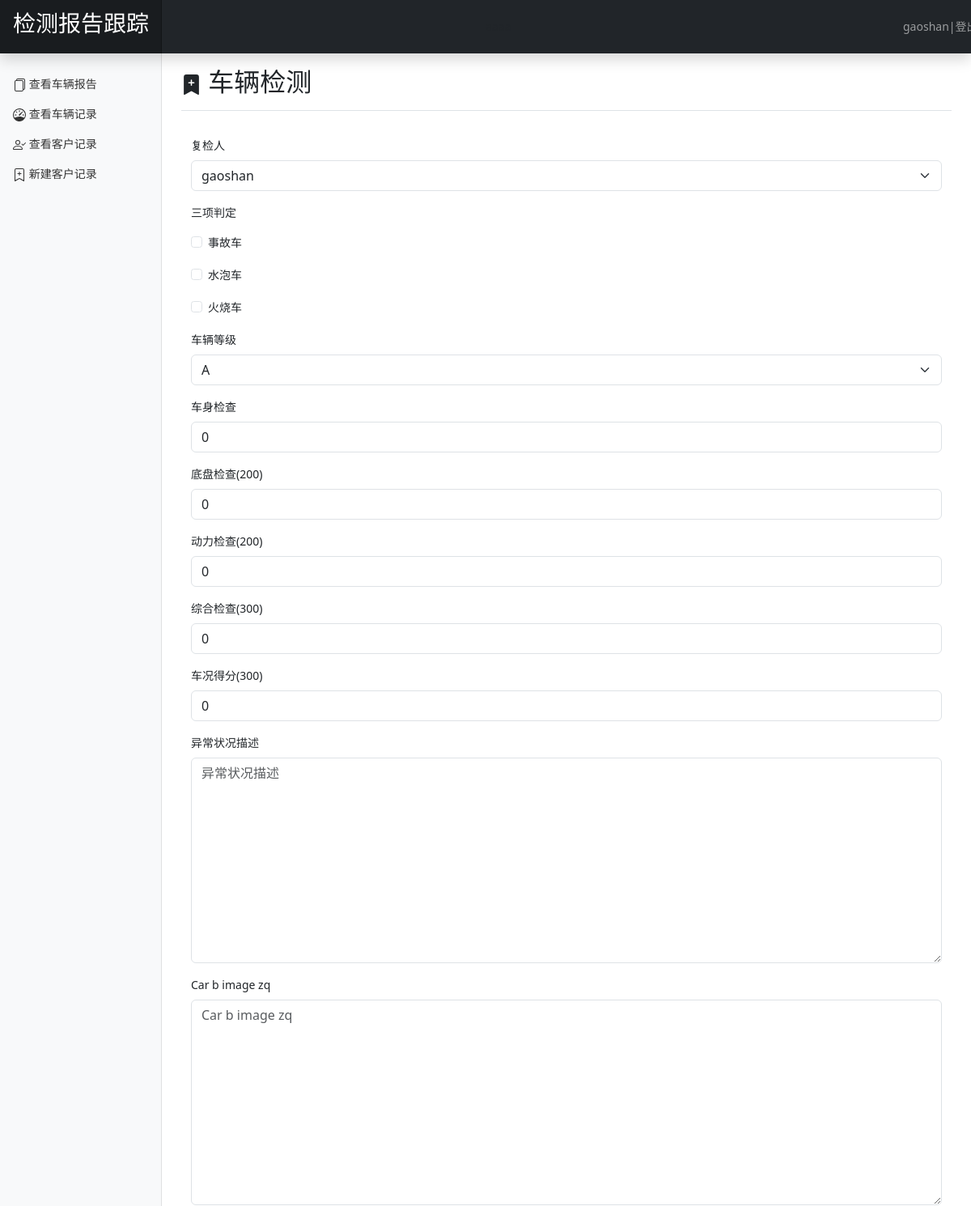
The page /report2_redit/21 (signed in, upper part) on the database as committed earlier.
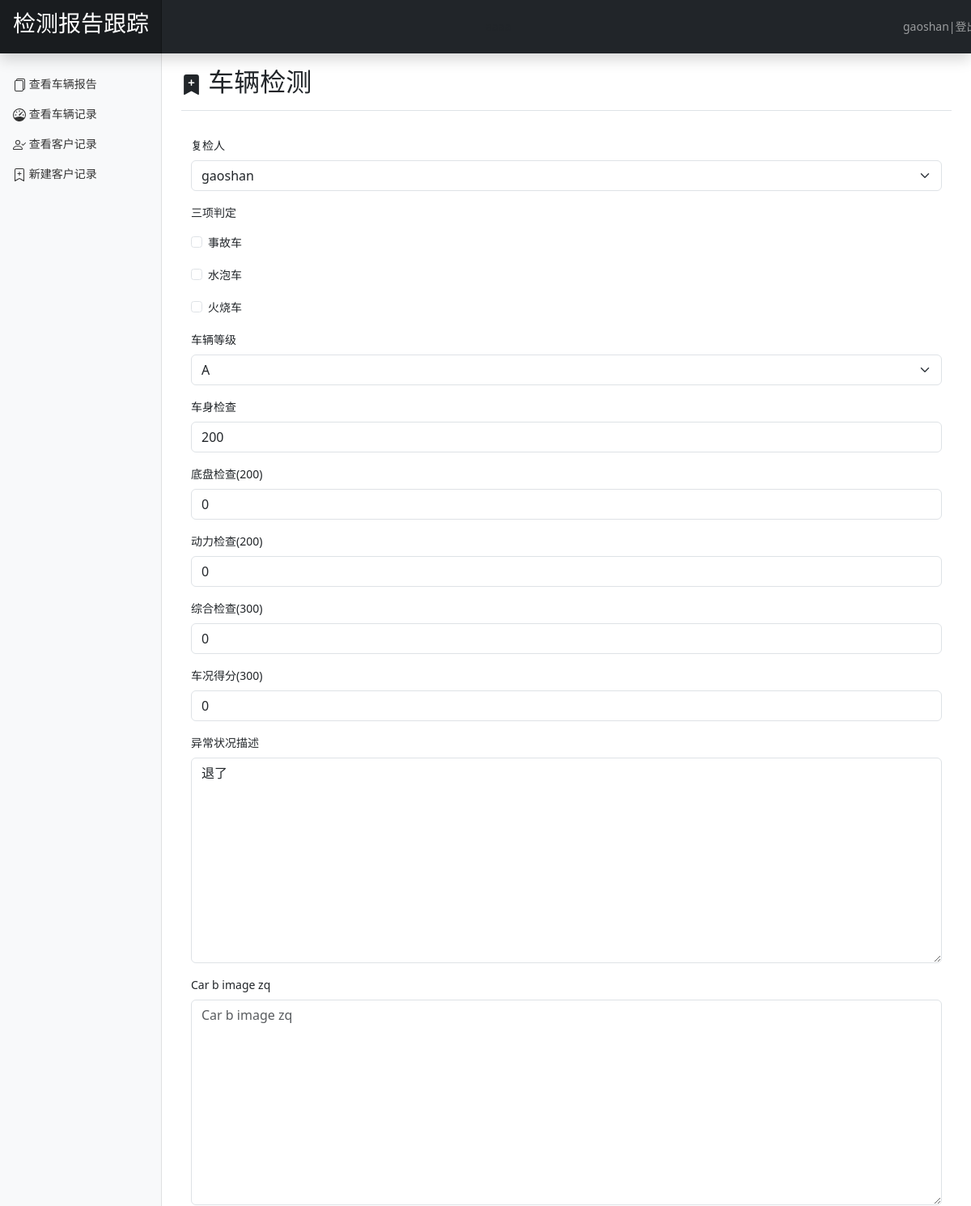
The same page on the database as committed later.
### report_OA/models.py (models this page shows, shortened)
class ReportsContent2(models.Model):
    id = models.BigAutoField(primary_key=True)
    car_level_c=(('A','A'),('B','B'),('C','C'),('D','D'),('E','E'),('F','F'),('G','G'),('H','H'))
    report_m = models.OneToOneField(ReportsContent, on_delete=models.CASCADE, null=True,related_name='report2')
    second_checker = models.ForeignKey(User,on_delete=models.SET_NULL,related_name="second_check_report",null=True,verbose_name='复检人')
    accident_car=models.BooleanField('事故车',default=0)
    water_car = models.BooleanField('水泡车',default=0)
    fire_car=models.BooleanField('火烧车',default=0)
    car_level=models.CharField('车辆等级',max_length=10,choices=car_level_c,default='A')
    car_body_score=models.IntegerField('车身检查',default=0)
    car_chassis_score=models.IntegerField('底盘检查(200)',default=0)
    car_power_score=models.IntegerField('动力检查(200)',default=0)
    car_com_score=models.IntegerField('综合检查(300)',default=0)
    car_score = models.IntegerField('车况得分(300)',default=0)
    car_u_c_describe=models.TextField('异常状况描述',max_length=1000,default='')
    car_b_image_zq=AjaxImageField('左前45',blank=True,max_height=600,max_width=800,crop=True)
    car_b_image_yh = AjaxImageField('右后45', blank=True,max_height=600,max_width=800,crop=True)
    car_b_image_zqzy = AjaxImageField('左前座椅', blank=True,max_height=600,max_width=800,crop=True)
    car_b_image_yhzy = AjaxImageField('右后座椅', blank=True,max_height=600,max_width=800,crop=True)
    car_b_engcab = AjaxImageField('发动机仓', blank=True, max_height=600, max_width=800, crop=True)
    car_b_rcab = AjaxImageField('后备箱', blank=True, max_height=600, max_width=800, crop=True)
    car_b_dashboard = AjaxImageField('仪表盘', blank=True, max_height=600, max_width=800, crop=True)
    car_b_ccontrol = AjaxImageField('中控台', blank=True, max_height=600, max_width=800, crop=True)
    car_b_np = AjaxImageField('车辆名牌', blank=True, max_height=600, max_width=800, crop=True)
    car_b_dm = AjaxImageField('车辆代码', blank=True, max_height=600, max_width=800, crop=True)

### report_OA/views.py (the view)
# urls.py: path('report2_redit/<int:report_id>', views.report2_redit, name='report2_redit'),
@login_required(login_url='/account/login')
@permission_required('report_OA.change_reportscontent2',login_url='/account/login')
def report2_redit(request,report_id):
    report = ReportsContent.objects.get(id=report_id)
    car=report.car_id
    car.check_state='d_on'
    car.save()
    report2,created = ReportsContent2.objects.get_or_create(report_m=report)
    report2.second_checker=request.user
    print(request.user)
    report2.save()
    if request.method == "GET":
        report2_form = Report2ContentForm(instance=report2)
        return render(request, "./report_add.html",{"form":report2_form,"report":report})
    else:
        report2_form = Report2ContentForm(data=request.POST,instance=report2)
        if report2_form.is_valid():
            report2_form.save()
        return  redirect('/report_detial/{}'.format(report_id))

### templates/report_add.html (shortened to what this page needs)
{% extends "base.html" %}
{% load django_bootstrap5 %}
{%block main%}
<div class="d-flex justify-content-between flex-wrap flex-md-nowrap align-items-center pt-3 pb-2 mb-3 border-bottom">
    <h1 class="h2">
        车辆检测
    </h1>
</div>
<div class="container ">
    <div class="row  vertical-middle-sm">
        <form class="form-horizontal" action="./{{report.id}}" method="post">
            {% for f in form%}
            {% if f.label == '事故车' %}
            三项判定
            {% endif %}
            <p>{% bootstrap_field f  layout='horizontal'%}</p>
            {%endfor%}
        </form>
    </div>
</div>
{%endblock%}

Rows that differ between the two databases and show on the page:
changed ReportsContent2 "gaoshan": car_body_score "0" → "200"; car_u_c_describe (not shown) → "退了"
